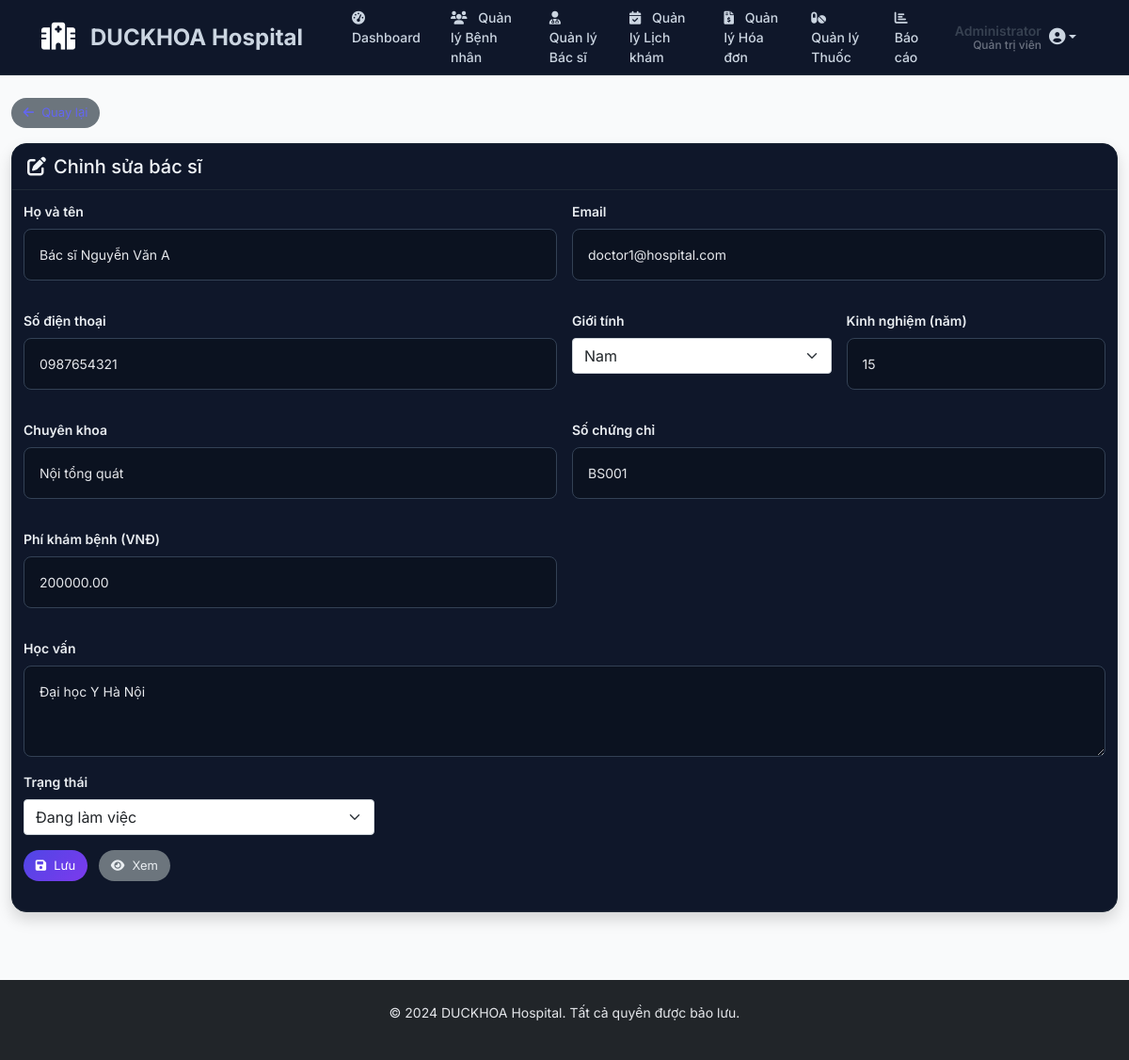
The page /admin/edit_doctor.php?id=1 (signed in) on the database its author committed.
### tables this page shows
CREATE TABLE doctors (
    id INT AUTO_INCREMENT PRIMARY KEY,
    user_id INT,
    specialty VARCHAR(100) NOT NULL,
    experience_years INT,
    education TEXT,
    license_number VARCHAR(50),
    consultation_fee DECIMAL(10,2) DEFAULT 0.00,
    status ENUM('active', 'inactive') DEFAULT 'active',
    created_at TIMESTAMP DEFAULT CURRENT_TIMESTAMP,
    FOREIGN KEY (user_id) REFERENCES users(id) ON DELETE CASCADE
);

CREATE TABLE users (
    id INT AUTO_INCREMENT PRIMARY KEY,
    username VARCHAR(50) NOT NULL UNIQUE,
    password VARCHAR(255) NOT NULL,
    email VARCHAR(100) NOT NULL UNIQUE,
    role ENUM('admin', 'patient', 'doctor') NOT NULL DEFAULT 'patient',
    full_name VARCHAR(100) NOT NULL,
    phone VARCHAR(20),
    address TEXT,
    date_of_birth DATE,
    gender ENUM('male', 'female', 'other'),
    created_at TIMESTAMP DEFAULT CURRENT_TIMESTAMP,
    updated_at TIMESTAMP DEFAULT CURRENT_TIMESTAMP ON UPDATE CURRENT_TIMESTAMP
);

### admin/edit_doctor.php (the view, shortened to what this page needs)
<?php
require_once '../config/db.php';
$doctorId = isset($_GET['id']) ? (int)$_GET['id'] : 0;
$stmt = $conn->prepare("SELECT d.*, u.full_name, u.email, u.phone, u.gender
                        FROM doctors d
                        JOIN users u ON d.user_id = u.id
                        WHERE d.id = ? LIMIT 1");
$stmt->bind_param('i', $doctorId);
$stmt->execute();
$doctor = $stmt->get_result()->fetch_assoc();
include '../includes/header.php';
include '../includes/top_navbar.php';
?>
<div class="container py-4">
    <a href="manage_doctors.php" class="btn btn-secondary mb-3"><i class="fas fa-arrow-left me-2"></i>Quay lại</a>
    <div class="card shadow">
        <div class="card-header">
            <h5 class="mb-0"><i class="fas fa-edit me-2"></i>Chỉnh sửa bác sĩ</h5>
        </div>
        <div class="card-body">
            <form method="POST" class="row g-3">
                <div class="col-md-6">
                    <label class="form-label">Họ và tên</label>
                    <input type="text" name="full_name" class="form-control" value="<?php echo htmlspecialchars($_POST['full_name'] ?? $doctor['full_name']); ?>" required>
                </div>
                <div class="col-md-6">
                    <label class="form-label">Email</label>
                    <input type="email" name="email" class="form-control" value="<?php echo htmlspecialchars($_POST['email'] ?? $doctor['email']); ?>" required>
                </div>
                <div class="col-md-6">
                    <label class="form-label">Số điện thoại</label>
                    <input type="text" name="phone" class="form-control" value="<?php echo htmlspecialchars($_POST['phone'] ?? $doctor['phone']); ?>">
                </div>
                <div class="col-md-3">
                    <label class="form-label">Giới tính</label>
                    <select name="gender" class="form-select">
                        <option value="male" <?php echo (($doctor['gender'] ?? '')==='male')?'selected':''; ?>>Nam</option>
                    </select>
                </div>
                <div class="col-md-3">
                    <label class="form-label">Kinh nghiệm (năm)</label>
                    <input type="number" name="experience_years" min="0" class="form-control" value="<?php echo htmlspecialchars($_POST['experience_years'] ?? $doctor['experience_years']); ?>">
                </div>
                <div class="col-md-6">
                    <label class="form-label">Chuyên khoa</label>
                    <input type="text" name="specialty" class="form-control" value="<?php echo htmlspecialchars($_POST['specialty'] ?? $doctor['specialty']); ?>" required>
                </div>
                <div class="col-md-6">
                    <label class="form-label">Số chứng chỉ</label>
                    <input type="text" name="license_number" class="form-control" value="<?php echo htmlspecialchars($_POST['license_number'] ?? $doctor['license_number']); ?>">
                </div>
                <div class="col-md-6">
                    <label class="form-label">Phí khám bệnh (VNĐ)</label>
                    <input type="number" min="0" step="1000" name="consultation_fee" class="form-control" value="<?php echo htmlspecialchars($_POST['consultation_fee'] ?? $doctor['consultation_fee']); ?>" required>
                </div>
                <div class="col-12">
                    <label class="form-label">Học vấn</label>
                    <textarea name="education" class="form-control" rows="3"><?php echo htmlspecialchars($_POST['education'] ?? $doctor['education']); ?></textarea>
                </div>
                <div class="col-md-4">
                    <label class="form-label">Trạng thái</label>
                    <select name="status" class="form-select">
                        <option value="active" <?php echo (($doctor['status'] ?? 'active')==='active')?'selected':''; ?>>Đang làm việc</option>
                    </select>
                </div>
                <div class="col-12">
                    <button type="submit" class="btn btn-primary"><i class="fas fa-save me-2"></i>Lưu</button>
                    <a href="view_doctor.php?id=<?php echo $doctorId; ?>" class="btn btn-secondary ms-2"><i class="fas fa-eye me-2"></i>Xem</a>
                </div>
            </form>
        </div>
    </div>
</div>
<?php include '../includes/footer.php'; ?>

### public/css/style.css (style rules this page uses)
:root { --primary-color: #4f46e5; --primary-dark: #3730a3; --primary-light: #6366f1; --primary-gradient: linear-gradient(135deg, #4f46e5 0%, #7c3aed 100%); --secondary-color: #06b6d4; --success-color: #10b981; --warning-color: #f59e0b; --danger-color: #ef4444; --info-color: #3b82f6; --white: #ffffff; --gray-50: #f9fafb; --gray-100: #f3f4f6; --gray-200: #e5e7eb; --gray-300: #d1d5db; --gray-400: #9ca3af; --gray-500: #6b7280; --gray-600: #4b5563; --gray-700: #374151; --gray-800: #1f2937; --gray-900: #111827; --shadow-sm: 0 1px 2px 0 rgb(0 0 0 / 0.05); --shadow: 0 1px 3px 0 rgb(0 0 0 / 0.1), 0 1px 2px -1px rgb(0 0 0 / 0.1); --shadow-md: 0 4px 6px -1px rgb(0 0 0 / 0.1), 0 2px 4px -2px rgb(0 0 0 / 0.1); --shadow-lg: 0 10px 15px -3px rgb(0 0 0 / 0.1), 0 4px 6px -4px rgb(0 0 0 / 0.1); --shadow-xl: 0 20px 25px -5px rgb(0 0 0 / 0.1), 0 8px 10px -6px rgb(0 0 0 / 0.1); --radius-sm: 0.375rem; --radius: 0.5rem; --radius-md: 0.75rem; --radius-lg: 1rem; --radius-xl: 1.5rem; --spacing-xs: 0.25rem; --spacing-sm: 0.5rem; --spacing-md: 1rem; --spacing-lg: 1.5rem; --spacing-xl: 2rem; --spacing-2xl: 3rem; }
* { margin: 0; padding: 0; box-sizing: border-box; }
body { font-family: 'Inter', -apple-system, BlinkMacSystemFont, 'Segoe UI', Roboto, sans-serif; font-size: 14px; font-weight: 400; line-height: 1.5; color: var(--gray-700); background-color: var(--gray-50); overflow-x: hidden; padding-top: 0; -webkit-font-smoothing: antialiased; -moz-osx-font-smoothing: grayscale; }
body.has-top-navbar { padding-top: 80px; }
html { scroll-behavior: smooth; }
.container { max-width: 1400px; }
.card { border: 1px solid var(--gray-200); border-radius: var(--radius-lg); box-shadow: var(--shadow); transition: all 0.2s ease; margin-bottom: var(--spacing-lg); background: var(--white); overflow: hidden; }
.card-header { background: var(--white); border-bottom: 1px solid var(--gray-200); padding: var(--spacing-lg); font-weight: 600; color: var(--gray-800); }
.card-body { padding: var(--spacing-lg); }
.card-body { padding: 1rem; }
.card-header { padding: 0.75rem 1rem; font-size: 16px; background: linear-gradient(135deg, #667eea 0%, #764ba2 100%); color: white; border-radius: 12px 12px 0 0 !important; }
.btn { font-size: 14px; padding: 0.5rem 1rem; border-radius: 20px; transition: all 0.3s ease; }
.btn-primary { background: var(--primary-gradient); border: none; border-radius: 20px; padding: 0.5rem 1.25rem; }
.form-control { border-radius: var(--radius); border: 1px solid var(--gray-300); padding: var(--spacing-md); transition: all 0.2s ease; font-size: 14px; background: var(--white); }
.form-label { font-weight: 600; color: var(--gray-700); margin-bottom: var(--spacing-sm); font-size: 14px; }
.fade-in { animation: fadeIn 0.3s ease-in; }
.card-body { padding: 0.75rem; }
.card:last-child { margin-bottom: 0; }
.card:last-child .card-body { padding-bottom: 1rem; }
.btn { font-size: 13px; padding: 0.4rem 0.8rem; border-radius: 18px; transition: all 0.3s ease; }
.btn-secondary { background: #6c757d; border: none; }
.row { margin-bottom: 1rem; }
.col-md-3, .col-md-6, .col-lg-3, .col-lg-6 { margin-bottom: 1rem; }
.dark-theme a { color: var(--primary-light); }
.dark-theme .card { background: #0f172a; border-color: #1f2937; box-shadow: 0 8px 20px rgba(0,0,0,0.35); }
.dark-theme .card-header { background: #0f172a; border-bottom: 1px solid #1f2937; color: #e2e8f0; }
.dark-theme .form-control { background-color: #0b1220; color: #e5e7eb; border-color: #334155; }
.dark-theme .form-control::placeholder { color: #64748b; }
.dark-theme, .dark-theme body, .dark-theme .text-body { color: #e9edf1 !important; }
.dark-theme h1, .dark-theme h2, .dark-theme h3, .dark-theme h4, .dark-theme h5, .dark-theme h6 { color: #f1f5f9 !important; }
.dark-theme p, .dark-theme li, .dark-theme label, .dark-theme span, .dark-theme dt, .dark-theme dd { color: #e5e7eb !important; }
.dark-theme .card-title, .dark-theme .card-body, .dark-theme .card-body p, .dark-theme .card-body span, .dark-theme .card-body a, .dark-theme .card-body label { color: #e9edf1 !important; }

### rows shown on the page
doctors: full_name "Bác sĩ Nguyễn Văn A", email "doctor1@hospital.com", phone "0987654321", experience_years "15", specialty "Nội tổng quát", license_number "BS001", consultation_fee "200000.00", education "Đại học Y Hà Nội", status "Đang làm việc"
users: gender "Nam"

### other values the page prints
$item['text'] "Dashboard"
$item['text'] "Quản lý Bệnh nhân"
$item['text'] "Quản lý Bác sĩ"
$item['text'] "Quản lý Lịch khám"
$item['text'] "Quản lý Hóa đơn"
$item['text'] "Quản lý Thuốc"
$item['text'] "Báo cáo"
$user_name "Administrator"
$role_text "Quản trị viên"
